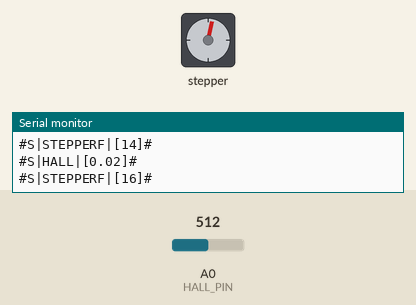
Simulated run of this sketch. Board: Arduino Uno, built with avr-gcc and run on an emulated ATmega328P. Parts: stepper motor, the last lines printed to the serial monitor. The test bench sets the inputs (shaded band); at power-on: A0 (HALL_PIN) = 512. Stepper angles assume 4096 steps per turn.

Above: at 1.03 s.
At 4.11 s:
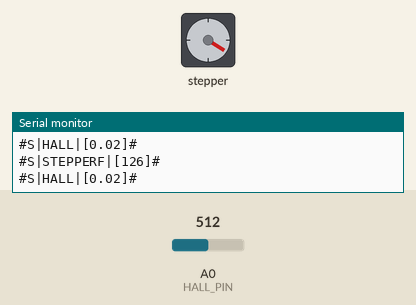
At 7.48 s:
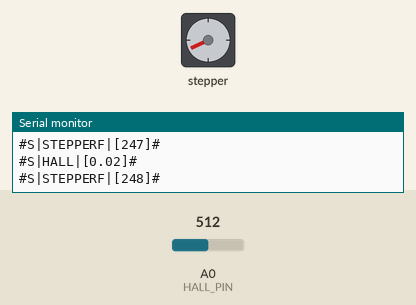
At 11.1 s:
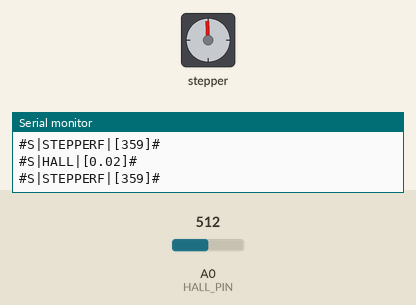
Timing chart, 0 to 12.6 s (numbered marks = the images above):
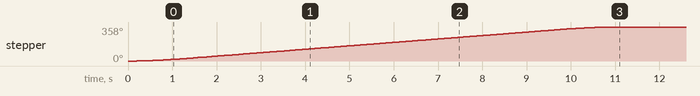

The sketch:

All_Arduino_v2.ino
```cpp
   #include<AccelStepper.h>
   #define IN1 8
   #define IN2 9
   #define IN3 10
   #define IN4 11
   #define HALL_PIN A0
   #define nmeas 125
   #define cal 0.349*0.047 // calibration constant in mT per ADC count. nominal (5.0/1024)/0.014=0.349:
   #define PERIOD_1 50
   AccelStepper stepper(8, IN1, IN3, IN2, IN4);
  float offset=511.0; // nominal 511: halfway 0 and 1024
  char buffer[15];
  int G = 0;
  unsigned long time1;
  float B_DC=0;


void setup() {
  Serial.begin(19200);

  pinMode(HALL_PIN,INPUT); //pullup increases current and reduces noise
  stepper.setMaxSpeed(600.0);
  stepper.setAcceleration(600.0);
}

void loop() {

  if (G == 0)
  {
    stepper.move(4076);
    G++;
  }

stepper.run();
if (millis()- time1 > PERIOD_1)
 {
 time1 = millis();
 if (stepper.distanceToGo() != 0 )
  {
  long unsigned int sum=0;
   for (int imeas=0; imeas<nmeas; imeas++)
   {
    long int val= analogRead(A0);
    sum=sum+val;
   }
  B_DC=(float(sum)/nmeas-offset)*cal;
  Serial.print("#S|HALL|[");
  Serial.print(B_DC);
  Serial.println("]#");
  Serial.print("#S|STEPPERF|[");
  Serial.print(stepper.currentPosition()*360/4076);
  Serial.println("]#");
  }
 }
}
```

Measured:
- by itself, stepper: turns 358° clockwise in 10.8 s
